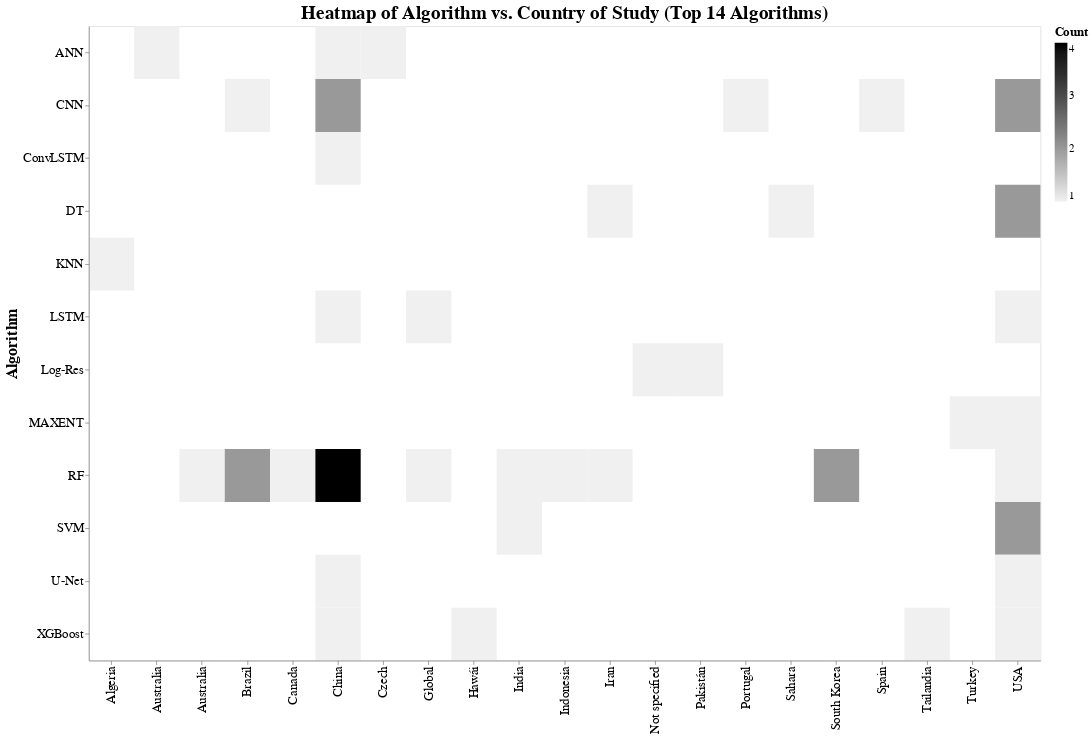

Notebook code for this chart:
### Code cell
# Display the adjusted heatmap
heatmap_adjusted

### Figure 1 — Vega-Lite specification as saved in the notebook (floating-point values rounded to 4 significant figures)
{"config": {"view": {"continuousWidth": 300, "continuousHeight": 300}, "axis": {"labelFontSize": 16, "titleFontSize": 20}, "legend": {"labelFontSize": 14, "titleFontSize": 16}, "title": {"fontSize": 24}}, "data": {"name": "data-9bbc1d8f17324a1a70e6d68b0083b2e0"}, "mark": {"type": "rect"}, "encoding": {"color": {"field": "Count", "scale": {"range": ["#f0f0f0", "#000000"]}, "title": "Count", "type": "quantitative"}, "tooltip": [{"field": "Algoritmo", "type": "nominal"}, {"field": "Pais de estudio", "type": "nominal"}, {"field": "Count", "type": "quantitative"}], "x": {"field": "Pais de estudio", "title": "", "type": "nominal"}, "y": {"field": "Algoritmo", "title": "Algorithm", "type": "nominal"}}, "height": 800, "params": [{"name": "param_2", "select": {"type": "interval", "encodings": ["x", "y"]}, "bind": "scales"}], "title": "Heatmap of Algorithm vs. Country of Study (Top 14 Algorithms)", "width": 1200, "$schema": "https://vega.github.io/schema/vega-lite/v5.20.1.json", "datasets": {"data-9bbc1d8f17324a1a70e6d68b0083b2e0": [{"Algoritmo": "ANN", "Pais de estudio": "Australia", "Count": 1}, {"Algoritmo": "ANN", "Pais de estudio": "China", "Count": 1}, {"Algoritmo": "ANN", "Pais de estudio": "Czech ", "Count": 1}, {"Algoritmo": "CNN", "Pais de estudio": "Brazil", "Count": 1}, {"Algoritmo": "CNN", "Pais de estudio": "China", "Count": 2}, {"Algoritmo": "CNN", "Pais de estudio": "Portugal", "Count": 1}, {"Algoritmo": "CNN", "Pais de estudio": "Spain", "Count": 1}, {"Algoritmo": "CNN", "Pais de estudio": "USA", "Count": 2}, {"Algoritmo": "ConvLSTM", "Pais de estudio": "China", "Count": 1}, {"Algoritmo": "DT", "Pais de estudio": "Iran", "Count": 1}, {"Algoritmo": "DT", "Pais de estudio": "Sahara ", "Count": 1}, {"Algoritmo": "DT", "Pais de estudio": "USA", "Count": 2}, {"Algoritmo": "KNN", "Pais de estudio": "Algeria", "Count": 1}, {"Algoritmo": "LSTM", "Pais de estudio": "China", "Count": 1}, {"Algoritmo": "LSTM", "Pais de estudio": "Global", "Count": 1}, {"Algoritmo": "LSTM", "Pais de estudio": "USA", "Count": 1}, {"Algoritmo": "Log-Res", "Pais de estudio": "Not specified ", "Count": 1}, {"Algoritmo": "Log-Res", "Pais de estudio": "Pakistán", "Count": 1}, {"Algoritmo": "MAXENT", "Pais de estudio": "Turkey", "Count": 1}, {"Algoritmo": "MAXENT", "Pais de estudio": "USA", "Count": 1}, {"Algoritmo": "RF", "Pais de estudio": "Australia ", "Count": 1}, {"Algoritmo": "RF", "Pais de estudio": "Brazil", "Count": 2}, {"Algoritmo": "RF", "Pais de estudio": "Canada", "Count": 1}, {"Algoritmo": "RF", "Pais de estudio": "China", "Count": 4}, {"Algoritmo": "RF", "Pais de estudio": "Global", "Count": 1}, {"Algoritmo": "RF", "Pais de estudio": "India", "Count": 1}, {"Algoritmo": "RF", "Pais de estudio": "Indonesia", "Count": 1}, {"Algoritmo": "RF", "Pais de estudio": "Iran", "Count": 1}, {"Algoritmo": "RF", "Pais de estudio": "South Korea", "Count": 2}, {"Algoritmo": "RF", "Pais de estudio": "USA", "Count": 1}, {"Algoritmo": "SVM", "Pais de estudio": "India", "Count": 1}, {"Algoritmo": "SVM", "Pais de estudio": "USA", "Count": 2}, {"Algoritmo": "U-Net", "Pais de estudio": "China", "Count": 1}, {"Algoritmo": "U-Net", "Pais de estudio": "USA", "Count": 1}, {"Algoritmo": "XGBoost", "Pais de estudio": "China", "Count": 1}, {"Algoritmo": "XGBoost", "Pais de estudio": "Hawái", "Count": 1}, {"Algoritmo": "XGBoost", "Pais de estudio": "Tailandia", "Count": 1}, {"Algoritmo": "XGBoost", "Pais de estudio": "USA", "Count": 1}]}}
